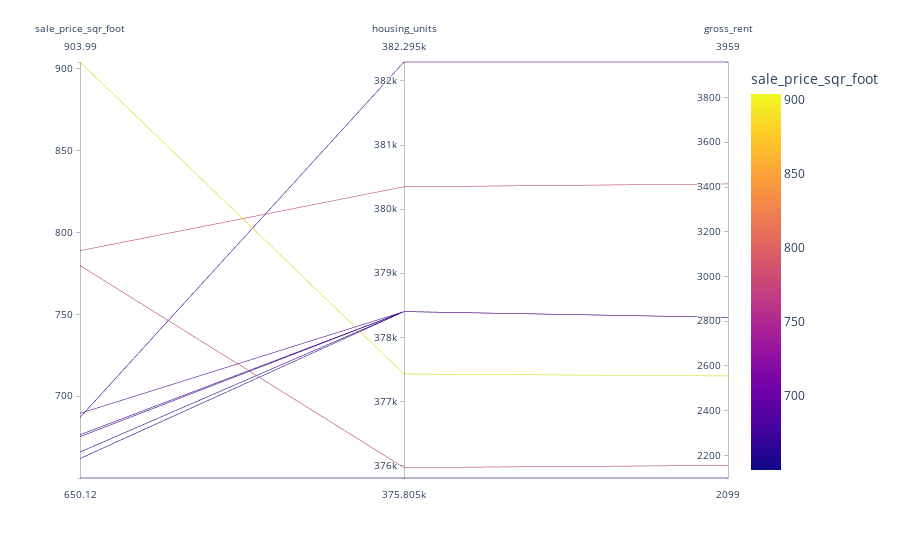

Notebook code for this chart:
### Code cell
parallel_coordinates()

### Figure 1 — Plotly figure (JSON) as saved in the notebook; plotly's stock layout.template omitted (floating-point values rounded to 4 significant figures)
{"data": [{"dimensions": [{"label": "sale_price_sqr_foot", "values": [904.0, 788.8, 779.8, 689.6, 687.1, 676.5, 675.4, 666.0, 662.0, 650.1]}, {"label": "housing_units", "values": [377400.0, 380348, 376000.0, 378401, 382295, 378401, 378401, 378401, 378401, 375805]}, {"label": "gross_rent", "values": [2555.0, 3414, 2155.0, 2817.0, 3959, 2817.0, 2817.0, 2817.0, 2817.0, 2099]}], "domain": {"x": [0, 1], "y": [0, 1]}, "line": {"color": [904.0, 788.8, 779.8, 689.6, 687.1, 676.5, 675.4, 666.0, 662.0, 650.1], "coloraxis": "coloraxis"}, "name": "", "type": "parcoords"}], "layout": {"autosize": true, "coloraxis": {"colorbar": {"title": {"text": "sale_price_sqr_foot"}}, "colorscale": [[0, "#0d0887"], [0.1111, "#46039f"], [0.2222, "#7201a8"], [0.3333, "#9c179e"], [0.4444, "#bd3786"], [0.5556, "#d8576b"], [0.6667, "#ed7953"], [0.7778, "#fb9f3a"], [0.8889, "#fdca26"], [1, "#f0f921"]]}, "legend": {"tracegroupgap": 0}, "margin": {"t": 60}}}
